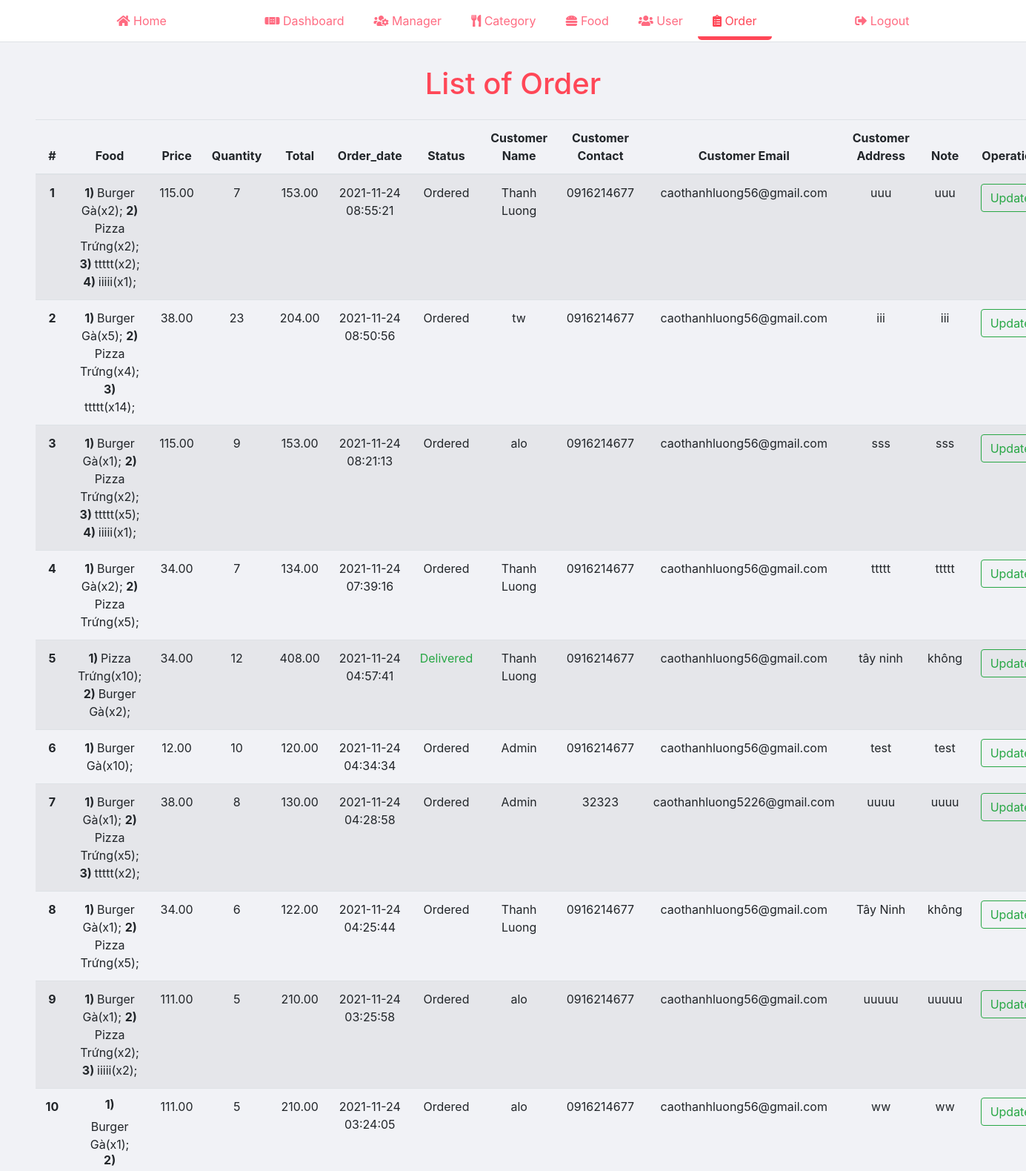
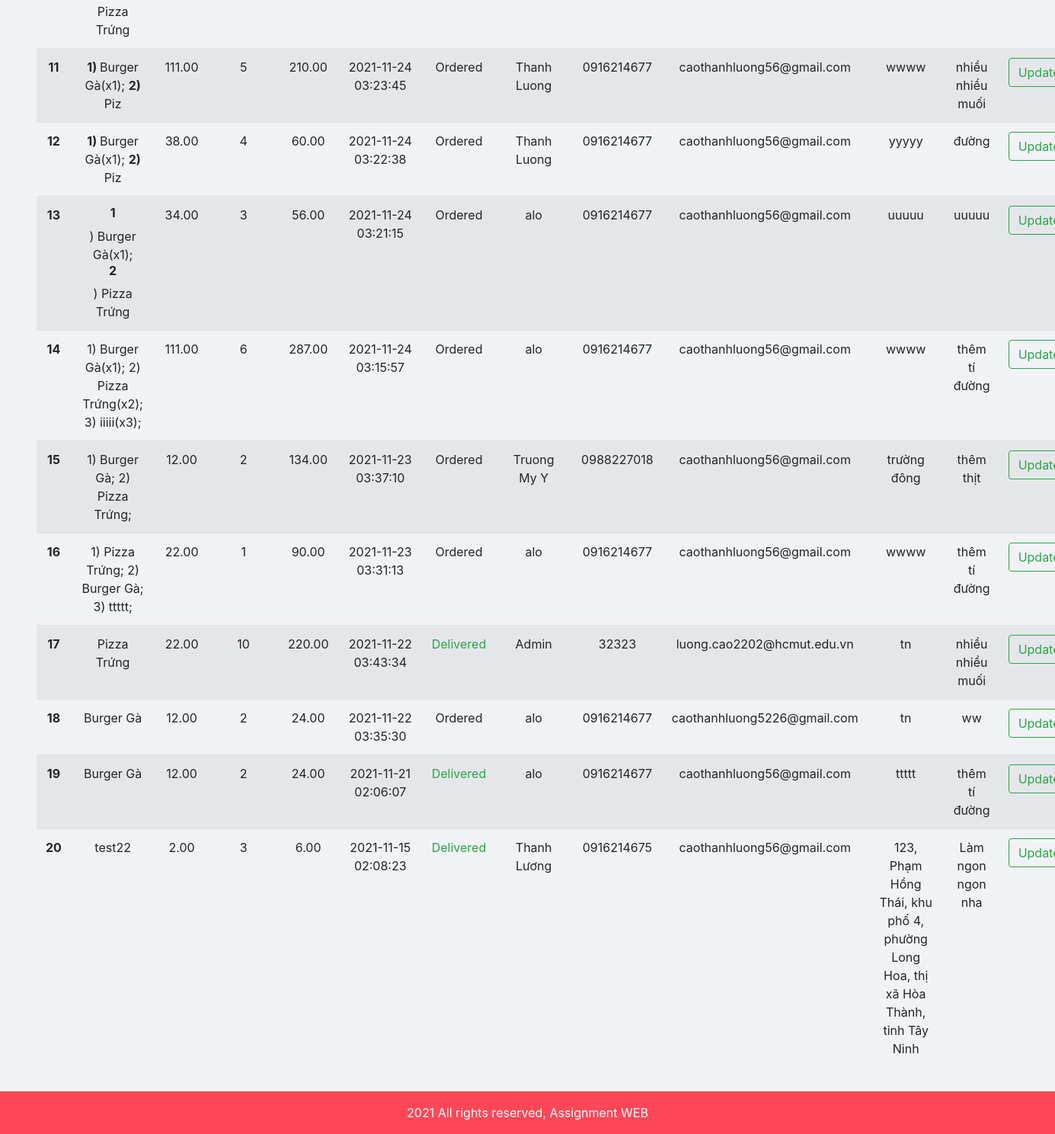
/manager_page/order/order.php (signed in), run on an earlier commit of the app's database (2 pictures, top to bottom).
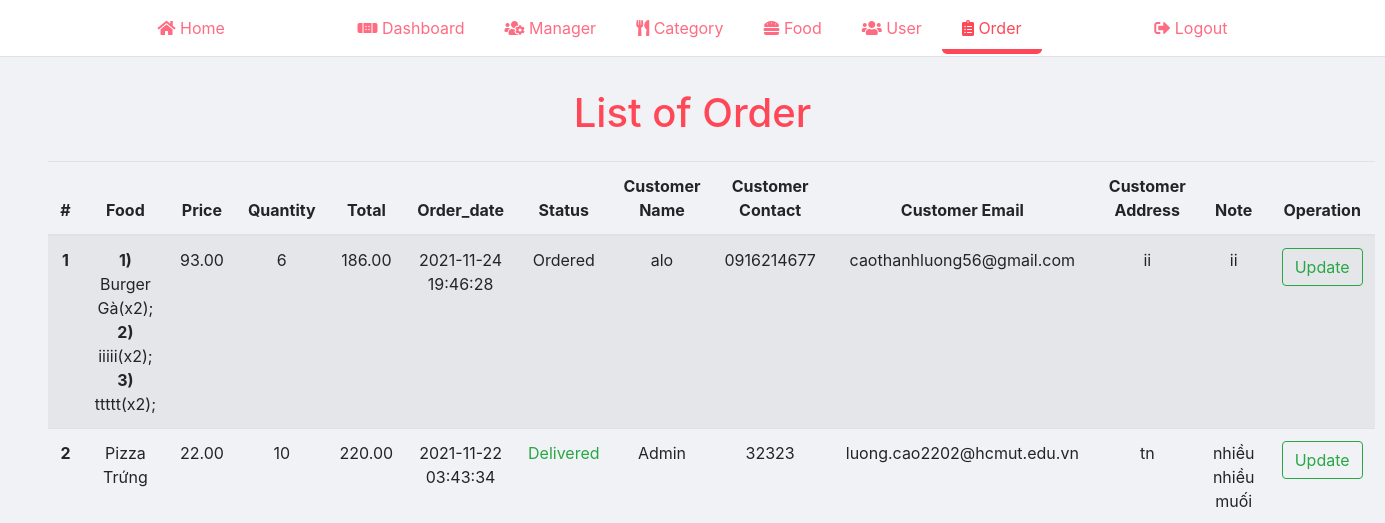
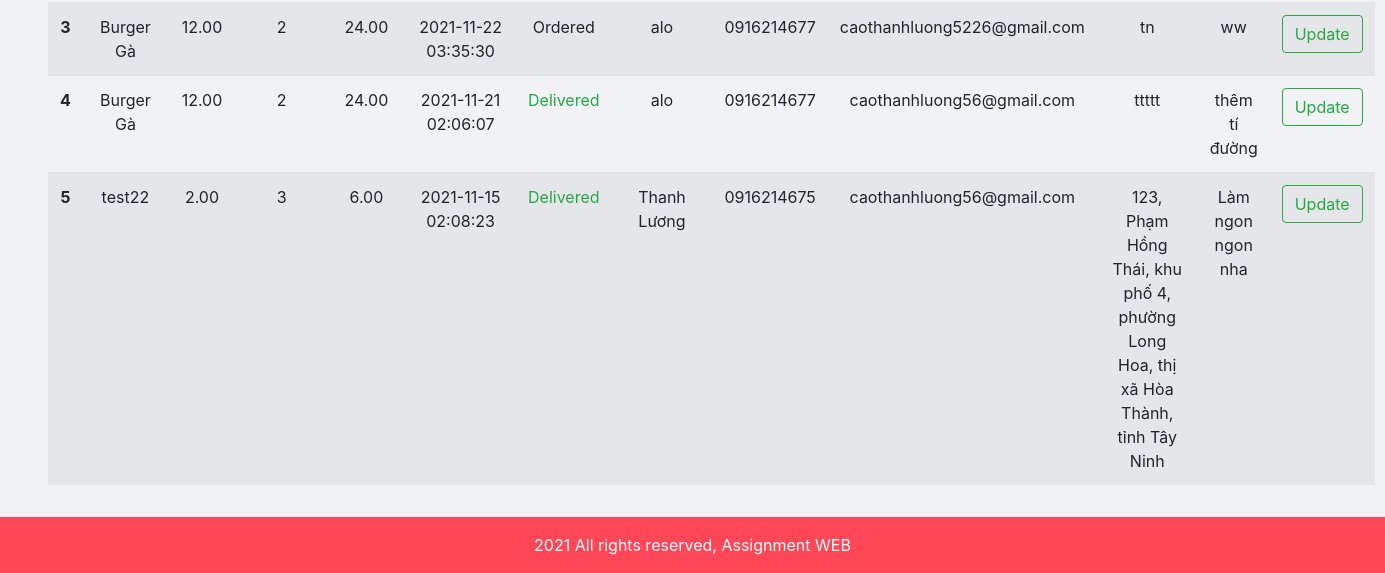
And on a later commit of the database (2 pictures, top to bottom).
### tables this page shows
CREATE TABLE `food_order` (
  `id` int(10) UNSIGNED NOT NULL,
  `food` varchar(500) NOT NULL,
  `price` decimal(10,2) NOT NULL,
  `quantity` int(11) NOT NULL,
  `total` decimal(10,2) NOT NULL,
  `order_date` datetime NOT NULL,
  `status` varchar(50) NOT NULL,
  `customer_name` varchar(150) NOT NULL,
  `customer_contact` varchar(20) NOT NULL,
  `customer_email` varchar(150) NOT NULL,
  `customer_address` varchar(255) NOT NULL,
  `note` varchar(255) NOT NULL
);

### manager_page/order/order.php (the view, shortened to what this page needs)
<?php
    include('../partials/header.php');
?>
    <div class="content">
        <div class="py-3 px-5">
            <h1 class="text-center primary-color mt-3">List of Order</h1>
            <table class="table table-striped mt-4">
            <thead>
                <tr>
                    <th scope="col" class="text-center">#</th>
                    <th scope="col" class="text-center">Food</th>
                    <th scope="col" class="text-center">Price</th>
                    <th scope="col" class="text-center">Quantity</th>
                    <th scope="col" class="text-center">Total</th>
                    <th scope="col" class="text-center">Order_date</th>
                    <th scope="col" class="text-center">Status</th>
                    <th scope="col" class="text-center">Customer Name</th>
                    <th scope="col" class="text-center">Customer Contact</th>
                    <th scope="col" class="text-center">Customer Email</th>
                    <th scope="col" class="text-center">Customer Address</th>
                    <th scope="col" class="text-center">Note</th>
                    <th scope="col" class="text-center">Operation</th>
                </tr>
            </thead>
                <tbody>
                    <?php
                        $sql = "SELECT * FROM food_order ORDER BY id DESC";
                        $res = mysqli_query($connection, $sql);
                        $n = 1;
                        $count = mysqli_num_rows($res);
                        if ($count > 0) {
                            while ($row = mysqli_fetch_assoc($res)) {
                                $id = $row['id'];
                                $food = $row['food'];
                                $price = $row['price'];
                                $quantity = $row['quantity'];
                                $total = $row['total'];
                                $order_date = $row['order_date'];
                                $status = $row['status'];
                                $customer_name = $row['customer_name'];
                                $customer_contact = $row['customer_contact'];
                                $customer_email = $row['customer_email'];
                                $customer_address = $row['customer_address'];
                                $note = $row['note'];
                                ?>
                                    <tr>
                                        <th scope="row" class="text-center"><?php echo $n++; ?></th>
                                        <td class="text-center"><?php echo $food; ?></td>
                                        <td class="text-center"><?php echo $price; ?></td>
                                        <td class="text-center"><?php echo $quantity; ?></td>
                                        <td class="text-center"><?php echo $total; ?></td>
                                        <td class="text-center"><?php echo $order_date; ?></td>
                                        <td class="text-center">
                                            <?php
                                                if ($status == "Ordered") {
                                                    echo "<label>$status</label>";
                                                }
                                                else if ($status == "On Delivery") {
                                                    echo "<label class='text-warning'>$status</label>";
                                                }
                                                else if ($status == "Delivered") {
                                                    echo "<label class='text-success'>$status</label>";
                                                }
                                                else if ($status == "Cancelled") {
                                                    echo "<label class='text-danger'>$status</label>";
                                                }
                                            ?>
                                        </td>
                                        <td class="text-center"><?php echo $customer_name; ?></td>
                                        <td class="text-center"><?php echo $customer_contact; ?></td>
                                        <td class="text-center"><?php echo $customer_email; ?></td>
                                        <td class="text-center"><?php echo $customer_address; ?></td>
                                        <td class="text-center"><?php echo $note; ?></td>
                                        <td class="text-center">
                                            <a href="<?php echo SITEURL; ?>manager_page/order/update_order.php?id=<?php echo $id; ?>" class="btn btn-outline-success">Update</a>
                                        </td>
                                    </tr>
                                <?php
                            }
                        } else {
                            ?>
                                <tr>
                                    <td colspan="13"><div class="text-danger">No Order</div></td>
                                </tr>
                            <?php
                        }
                    ?>
                </tbody>
            </table>
        </div>
    </div>
<?php
    include('../partials/footer.php');
?>

### manager_page/partials/header.php (shortened to what this page needs)
<!DOCTYPE html>
<html lang="en">
<head>
    <?php
        if ($_SERVER['SCRIPT_NAME'] == "/assignmentWEB/manager_page/index.php") {
            echo "<link rel='stylesheet' href='../css/bootstrap.min.css'>";
        } else {
            echo "<link rel='stylesheet' href='../../css/bootstrap.min.css'>";
        }
        if ($_SERVER['SCRIPT_NAME'] == "/assignmentWEB/manager_page/index.php") {
            echo "<link rel='stylesheet' href='../css/manager.css'>";
        } else {
            echo "<link rel='stylesheet' href='../../css/manager.css'>";
        }
        if ($_SERVER['SCRIPT_NAME']=="/assignmentWEB/manager_page/index.php") {
            echo "<link rel='stylesheet' href='../font/fontawesome-free-5.15.4/css/all.min.css'>";
        } else {
            echo "<link rel='stylesheet' href='../../font/fontawesome-free-5.15.4/css/all.min.css'>";
        }
    ?>
</head>
<body>
    <div class="header border-bottom">
        <div class="py-3 container">
            <div class="header__content mb-0 pl-0 d-flex justify-content-between">
                <div>
                    <div class="">
                        <a class="header__item" href="<?php echo SITEURL; ?>">
                            <i class="fas fa-home"></i>
                            Home
                        </a>
                    </div>
                </div>
                <div class="d-flex">
                    <div class="">
                        <a <?php if($_SERVER['SCRIPT_NAME']=="/assignmentWEB/manager_page/index.php") { ?>  class="header__item active"   <?php   }?> class="header__item" href="<?php echo SITEURL; ?>manager_page/index.php">
                            <i class="fas fa-band-aid"></i>
                            Dashboard
                        </a>
                    </div>
                    <div class="">
                        <a <?php if($_SERVER['SCRIPT_NAME']=="/assignmentWEB/manager_page/manager/manager.php" || $_SERVER['SCRIPT_NAME']=="/assignmentWEB/manager_page/manager/add_manager.php" || $_SERVER['SCRIPT_NAME']=="/assignmentWEB/manager_page/manager/update_manager.php" || $_SERVER['SCRIPT_NAME']=="/assignmentWEB/manager_page/manager/change_password.php") { ?>  class="header__item active"   <?php   }?> class="header__item" href="<?php echo SITEURL; ?>manager_page/manager/manager.php">
                            <i class="fas fa-users-cog"></i>
                            Manager
                        </a>
                    </div>
                    <div class="">
                        <a <?php if($_SERVER['SCRIPT_NAME']=="/assignmentWEB/manager_page/category/category.php" || $_SERVER['SCRIPT_NAME']=="/assignmentWEB/manager_page/category/add_category.php" || $_SERVER['SCRIPT_NAME']=="/assignmentWEB/manager_page/category/update_category.php") { ?>  class="header__item active"   <?php   }?> class="header__item" href="<?php echo SITEURL; ?>manager_page/category/category.php">
                            <i class="fas fa-utensils"></i>
                            Category
                        </a>
                    </div>
                    <div class="">
                        <a <?php if($_SERVER['SCRIPT_NAME']=="/assignmentWEB/manager_page/food/food.php" || $_SERVER['SCRIPT_NAME']=="/assignmentWEB/manager_page/food/add_food.php" || $_SERVER['SCRIPT_NAME']=="/assignmentWEB/manager_page/food/update_food.php") { ?>  class="header__item active"   <?php   }?> class="header__item" href="<?php echo SITEURL; ?>manager_page/food/food.php">
                            <i class="fas fa-hamburger"></i>
                            Food
                        </a>
                    </div>
                    <div class="">
                        <a <?php if($_SERVER['SCRIPT_NAME']=="/assignmentWEB/manager_page/user/user.php" || $_SERVER['SCRIPT_NAME']=="/assignmentWEB/manager_page/user/update_user.php" || $_SERVER['SCRIPT_NAME']=="/assignmentWEB/manager_page/user/change_password.php") { ?>  class="header__item active"   <?php   }?> class="header__item" href="<?php echo SITEURL; ?>manager_page/user/user.php">
                            <i class="fas fa-users"></i>
                            User
                        </a>
                    </div>
                    <div class="">
                        <a <?php if($_SERVER['SCRIPT_NAME']=="/assignmentWEB/manager_page/order/order.php" || $_SERVER['SCRIPT_NAME']=="/assignmentWEB/manager_page/order/update_order.php") { ?>  class="header__item active"   <?php   }?> class="header__item" href="<?php echo SITEURL; ?>manager_page/order/order.php">
                            <i class="fas fa-clipboard-list"></i>
                            Order
                        </a>
                    </div>
                </div>
                <div>
                    <div class="">
                        <a class="header__item" href="<?php echo SITEURL; ?>manager_page/logout.php">
                            <i class="fas fa-sign-out-alt"></i>
                            Logout
                        </a>
                    </div>
                </div>
            </div>
        </div>
    </div>

### manager_page/partials/footer.php
    <div class="footer">
        <div class="py-3 container">
            <p class="mb-0 text-center">2021 All rights reserved, Assignment WEB</p>
        </div>
    </div>
</body>
</html>

### css/manager.css (style rules this page uses)
.primary-color { color: #ff4757; }
.header__item { min-width: 80px; padding: 16px 20px 11px 20px; color: #ff6b81; border-radius: 5px; border-bottom: 5px solid transparent; cursor: pointer; transition: all 0.5s ease; }
.header__item.active { color: #ff4757; opacity: 1; border-color: #ff4757; }
.content { background-color: #f1f2f6; min-height: calc(100vh - 113px); }
.footer { background-color: #ff4757; color: white; }

What changed in the data, as far as the page shows it:
removed food_order: food "1) Burger Gà(x2); 2) Pizza Trứng(x2); 3) ttttt(x2); 4) iiiii(x1);", price "115.00", quantity "7", total "153.00", order_date "2021-11-24 08:55:21", status "Ordered", customer_name "Thanh Luong", customer_contact "0916214677", customer_email "caothanhluong56@gmail.com", customer_address "uuu", note "uuu"
removed food_order: food "1) Burger Gà(x5); 2) Pizza Trứng(x4); 3) ttttt(x14);", price "38.00", quantity "23", total "204.00", order_date "2021-11-24 08:50:56", status "Ordered", customer_name "tw", customer_contact "0916214677", customer_email "caothanhluong56@gmail.com", customer_address "iii", note "iii"
removed food_order: food "1) Burger Gà(x1); 2) Pizza Trứng(x2); 3) ttttt(x5); 4) iiiii(x1);", price "115.00", quantity "9", total "153.00", order_date "2021-11-24 08:21:13", status "Ordered", customer_name "alo", customer_contact "0916214677", customer_email "caothanhluong56@gmail.com", customer_address "sss", note "sss"
removed food_order: food "1) Burger Gà(x2); 2) Pizza Trứng(x5);", price "34.00", quantity "7", total "134.00", order_date "2021-11-24 07:39:16", status "Ordered", customer_name "Thanh Luong", customer_contact "0916214677", customer_email "caothanhluong56@gmail.com", customer_address "ttttt", note "ttttt"
removed food_order: food "1) Pizza Trứng(x10); 2) Burger Gà(x2);", price "34.00", quantity "12", total "408.00", order_date "2021-11-24 04:57:41", status "Delivered", customer_name "Thanh Luong", customer_contact "0916214677", customer_email "caothanhluong56@gmail.com", customer_address "tây ninh", note "không"
removed food_order: food "1) Burger Gà(x10);", price "12.00", quantity "10", total "120.00", order_date "2021-11-24 04:34:34", status "Ordered", customer_name "Admin", customer_contact "0916214677", customer_email "caothanhluong56@gmail.com", customer_address "test", note "test"
removed food_order: food "1) Burger Gà(x1); 2) Pizza Trứng(x5); 3) ttttt(x2);", price "38.00", quantity "8", total "130.00", order_date "2021-11-24 04:28:58", status "Ordered", customer_name "Admin", customer_contact "32323", customer_email "caothanhluong5226@gmail.com", customer_address "uuuu", note "uuuu"
removed food_order: food "1) Burger Gà(x1); 2) Pizza Trứng(x5);", price "34.00", quantity "6", total "122.00", order_date "2021-11-24 04:25:44", status "Ordered", customer_name "Thanh Luong", customer_contact "0916214677", customer_email "caothanhluong56@gmail.com", customer_address "Tây Ninh", note "không"
removed food_order: food "1) Burger Gà(x1); 2) Pizza Trứng(x2); 3) iiiii(x2);", price "111.00", quantity "5", total "210.00", order_date "2021-11-24 03:25:58", status "Ordered", customer_name "alo", customer_contact "0916214677", customer_email "caothanhluong56@gmail.com", customer_address "uuuuu", note "uuuuu"
removed food_order: food "1) Burger Gà(x1); 2) Pizza Trứng", price "111.00", quantity "5", total "210.00", order_date "2021-11-24 03:24:05", status "Ordered", customer_name "alo", customer_contact "0916214677", customer_email "caothanhluong56@gmail.com", customer_address "ww", note "ww"
removed food_order: food "1) Burger Gà(x1); 2) Piz", price "111.00", quantity "5", total "210.00", order_date "2021-11-24 03:23:45", status "Ordered", customer_name "Thanh Luong", customer_contact "0916214677", customer_email "caothanhluong56@gmail.com", customer_address "wwww", note "nhiều nhiều muối"
removed food_order: food "1) Burger Gà(x1); 2) Piz", price "38.00", quantity "4", total "60.00", order_date "2021-11-24 03:22:38", status "Ordered", customer_name "Thanh Luong", customer_contact "0916214677", customer_email "caothanhluong56@gmail.com", customer_address "yyyyy", note "đường"
removed food_order: food "1 ) Burger Gà(x1); 2 ) Pizza Trứng", price "34.00", quantity "3", total "56.00", order_date "2021-11-24 03:21:15", status "Ordered", customer_name "alo", customer_contact "0916214677", customer_email "caothanhluong56@gmail.com", customer_address "uuuuu", note "uuuuu"
removed food_order: food "1) Burger Gà(x1); 2) Pizza Trứng(x2); 3) iiiii(x3);", price "111.00", quantity "6", total "287.00", order_date "2021-11-24 03:15:57", status "Ordered", customer_name "alo", customer_contact "0916214677", customer_email "caothanhluong56@gmail.com", customer_address "wwww", note "thêm tí đường"
removed food_order: food "1) Burger Gà; 2) Pizza Trứng;", price "12.00", quantity "2", total "134.00", order_date "2021-11-23 03:37:10", status "Ordered", customer_name "Truong My Y", customer_contact "0988227018", customer_email "caothanhluong56@gmail.com", customer_address "trường đông", note "thêm thịt"
removed food_order: food "1) Pizza Trứng; 2) Burger Gà; 3) ttttt;", price "22.00", quantity "1", total "90.00", order_date "2021-11-23 03:31:13", status "Ordered", customer_name "alo", customer_contact "0916214677", customer_email "caothanhluong56@gmail.com", customer_address "wwww", note "thêm tí đường"
added food_order: food "1) Burger Gà(x2); 2) iiiii(x2); 3) ttttt(x2);", price "93.00", quantity "6", total "186.00", order_date "2021-11-24 19:46:28", status "Ordered", customer_name "alo", customer_contact "0916214677", customer_email "caothanhluong56@gmail.com", customer_address "ii", note "ii"
